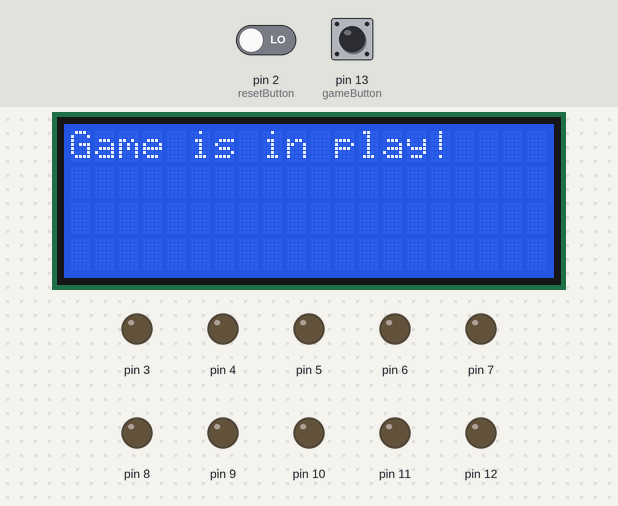
A sketch run on a simulated Arduino Uno, built with avr-gcc and run on an emulated ATmega328P. Shown: 20×4 character LCD, output pins drawn as LEDs (lit = HIGH). Inputs (shaded band) come from the test bench; at power-on: pin 13 (gameButton) LOW, pin 2 (resetButton) LOW. Random numbers use the default seed unless the sketch sets one; what the sketch prints to the serial monitor is not drawn.

Above: at 0.68 s.
1.3 s: pin 13 (gameButton) pulled HIGH for 0.45 s
At 2.2 s:
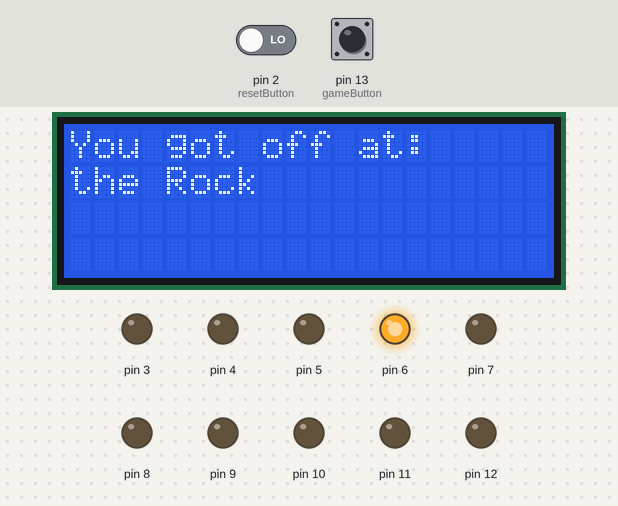
5.3 s: pin 2 (resetButton) driven HIGH and pin 13 (gameButton) driven HIGH
8.9 s: pin 13 (gameButton) driven LOW
At 11.1 s:
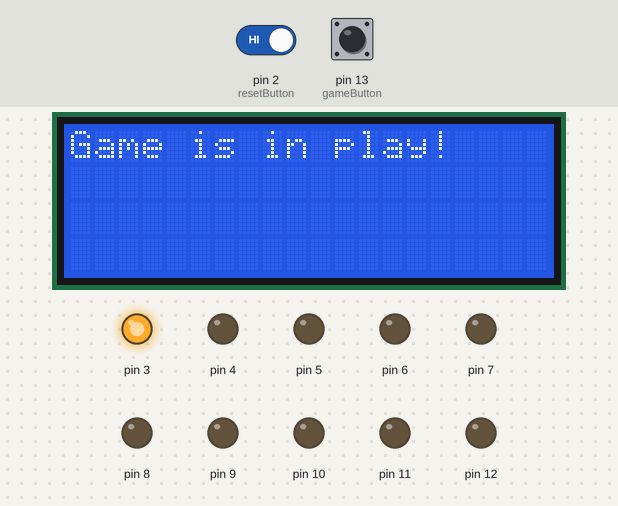
12.5 s: pin 13 (gameButton) driven HIGH
At 13.6 s:
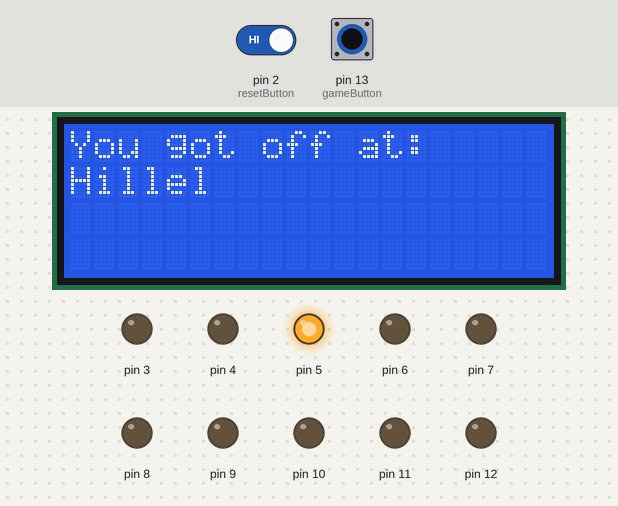
19.7 s: pin 2 (resetButton) driven LOW
21.8 s: pin 2 (resetButton) driven HIGH
At 23.5 s:
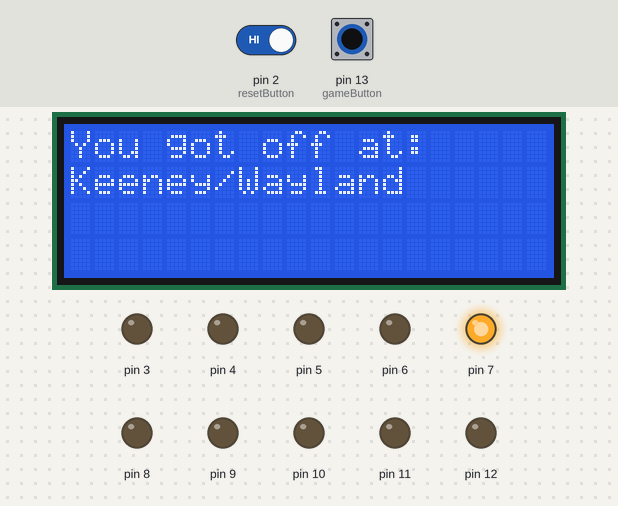
Timing chart, 0 to 33.0 s (numbered marks = the images above; inputs shaded):
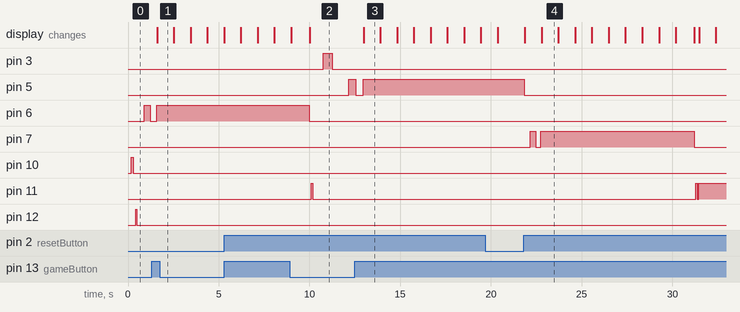

Measured:
- after the input at 1.3 s, pin 6: LOW → HIGH after 0.29 s; the display: changes after 0.31 s (image 1)
- after the input at 8.9 s, pin 3: LOW → HIGH after 1.9 s, → LOW 0.50 s later; pin 5: LOW → HIGH after 3.3 s
- after the input at 12.5 s, the display: changes after 0.49 s (image 3)
- after the input at 21.8 s, pin 5: HIGH → LOW at once; pin 7: LOW → HIGH after 0.36 s, → LOW 0.30 s later, → HIGH 0.30 s later, → LOW 8.4 s later; pin 11: LOW → HIGH after 9.5 s, → LOW 0.08 s later, → HIGH 0.08 s later; the display: first changes after 0.06 s (image 4 shows a later state)
- what the display in image 3 shows lasts 0.9 s, from 13.0 s to 13.9 s

The sketch:

final_project3.ino
```cpp
#include <Wire.h>
#include <LiquidCrystal_I2C.h>

LiquidCrystal_I2C lcd(0x27, 20, 4);

int gameButton = 13;
int resetButton = 2;
long randNumber;
bool gameOver = false;


void setup() {
  pinMode(gameButton, INPUT);
  pinMode(resetButton, INPUT);
  pinMode(3, OUTPUT);
  pinMode(4, OUTPUT);
  pinMode(5, OUTPUT);
  pinMode(6, OUTPUT);
  pinMode(7, OUTPUT);
  pinMode(8, OUTPUT);
  pinMode(9, OUTPUT);
  pinMode(10, OUTPUT);
  pinMode(11, OUTPUT);
  pinMode(12, OUTPUT);

  Serial.begin(9600);

  lcd.init();
  lcd.backlight();
  lcd.setCursor(0, 0);
  lcd.clear();
  lcd.print("Game is in play!");
}


void loop() {
  determineRestart();
  if (gameOver == false) {
    randNumber = random(3, 13);
    Serial.println(randNumber);
    switch (randNumber) {
      case 3:
        {
          ledControl(500);
          determineStop("Rochambeau", "1");
          determineRestart();
          break;
        }
      case 4:
        {
          ledControl(450);
          determineStop("Pembroke Campus", "2");
          determineRestart();
          break;
        }
      case 5:
        {
          ledControl(400);
          determineStop("Hillel", "3");
          determineRestart();
          break;
        }
      case 6:
        {
          ledControl(350);
          determineStop("the Rock", "4");
          determineRestart();
          break;
        }
      case 7:
        {
          ledControl(300);
          determineStop("Keeney/Wayland", "5");
          determineRestart();
          break;
        }
      case 8:
        {
          ledControl(250);
          determineStop("Jo's", "6");
          determineRestart();
          break;
        }
      case 9:
        {
          ledControl(200);
          determineStop("Perkins/Young-O", "7");
          determineRestart();
          break;
        }
      case 10:
        {
          ledControl(100);
          determineStop("the ERC", "8");
          determineRestart();
          break;
        }
      case 11:
        {
          ledControl(80);
          determineStop("Minden     ", "9");
          determineRestart();
          break;
        }
      case 12:
        {
          ledControl(50);
          determineStop("Athletics.   ", "10");
          determineRestart();
          break;
        }
      default:
        {
          break;
        }
    }
  }
}

void ledControl(int timeDelay) {
  digitalWrite(randNumber, LOW);
  delay(timeDelay);
  digitalWrite(randNumber, HIGH);
  delay(timeDelay);
  digitalWrite(randNumber, LOW);
  delay(timeDelay);
}

void determineStop(String textLineOne, String textLineTwo) {
  if (digitalRead(gameButton) == HIGH) {
    Serial.println("you got off at: " + textLineOne);
    Serial.println("difficulty: " + textLineTwo + "/10");


    digitalWrite(randNumber, HIGH);
    for (int i = 0; i < 4; i++) {
      lcd.clear();
      lcd.setCursor(0, 0);
      lcd.print("You got off at: ");
      lcd.setCursor(0, 1);
      lcd.print(textLineOne);
      delay(900);

      lcd.clear();
      lcd.setCursor(0, 0);
      lcd.print("difficulty: ");
      lcd.setCursor(0, 1);
      lcd.print(textLineTwo + "/10");
      delay(900);
    }

    lcd.clear();
      lcd.setCursor(0, 0);
      lcd.print("press the blue");
      lcd.setCursor(0, 1);
      lcd.print("button to play");
      delay(1000);

    gameOver = true;
  }
}

void determineRestart() {
  Serial.println("inside the restart function");
  if (digitalRead(resetButton) == HIGH && gameOver == true) {
    Serial.println("reset button pressed");
    for (int i = 3; i < 14; i++) {
      digitalWrite(i, LOW);
    }
    gameOver = false;
    lcd.clear();
    lcd.setCursor(0, 0);
    lcd.print("Game is in play!");

  }
}
```
